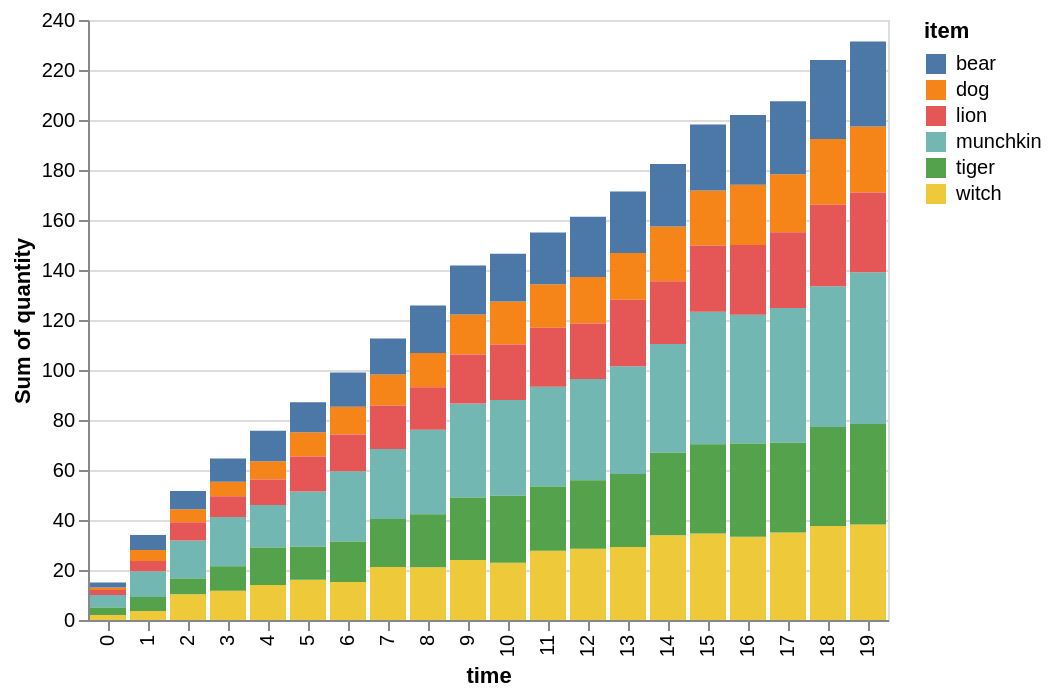

Write a Vega-Lite specification for this figure.
### Vega-Lite specification from a JSON file in a GitHub repository (floating-point values rounded to 4 significant figures)
{"$schema": "https://vega.github.io/schema/vega-lite/v5.json", "mark": "bar", "data": {"values": [{"time": 0, "quantity": 5, "item": "munchkin"}, {"time": 1, "quantity": 10.28, "item": "munchkin"}, {"time": 2, "quantity": 15.19, "item": "munchkin"}, {"time": 3, "quantity": 19.71, "item": "munchkin"}, {"time": 4, "quantity": 17.0, "item": "munchkin"}, {"time": 5, "quantity": 22.13, "item": "munchkin"}, {"time": 6, "quantity": 28.13, "item": "munchkin"}, {"time": 7, "quantity": 28.04, "item": "munchkin"}, {"time": 8, "quantity": 33.86, "item": "munchkin"}, {"time": 9, "quantity": 37.61, "item": "munchkin"}, {"time": 10, "quantity": 38.3, "item": "munchkin"}, {"time": 11, "quantity": 39.94, "item": "munchkin"}, {"time": 12, "quantity": 40.53, "item": "munchkin"}, {"time": 13, "quantity": 43.08, "item": "munchkin"}, {"time": 14, "quantity": 43.59, "item": "munchkin"}, {"time": 15, "quantity": 53.06, "item": "munchkin"}, {"time": 16, "quantity": 51.5, "item": "munchkin"}, {"time": 17, "quantity": 53.91, "item": "munchkin"}, {"time": 18, "quantity": 56.3, "item": "munchkin"}, {"time": 19, "quantity": 60.65, "item": "munchkin"}, {"time": 0, "quantity": 2, "item": "witch"}, {"time": 1, "quantity": 3.624, "item": "witch"}, {"time": 2, "quantity": 10.31, "item": "witch"}, {"time": 3, "quantity": 11.73, "item": "witch"}, {"time": 4, "quantity": 13.99, "item": "witch"}, {"time": 5, "quantity": 16.13, "item": "witch"}, {"time": 6, "quantity": 15.19, "item": "witch"}, {"time": 7, "quantity": 21.19, "item": "witch"}, {"time": 8, "quantity": 21.13, "item": "witch"}, {"time": 9, "quantity": 24.02, "item": "witch"}, {"time": 10, "quantity": 22.87, "item": "witch"}, {"time": 11, "quantity": 27.68, "item": "witch"}, {"time": 12, "quantity": 28.46, "item": "witch"}, {"time": 13, "quantity": 29.21, "item": "witch"}, {"time": 14, "quantity": 33.93, "item": "witch"}, {"time": 15, "quantity": 34.63, "item": "witch"}, {"time": 16, "quantity": 33.3, "item": "witch"}, {"time": 17, "quantity": 34.96, "item": "witch"}, {"time": 18, "quantity": 37.59, "item": "witch"}, {"time": 19, "quantity": 38.21, "item": "witch"}, {"time": 0, "quantity": 1, "item": "dog"}, {"time": 1, "quantity": 4.408, "item": "dog"}, {"time": 2, "quantity": 5.193, "item": "dog"}, {"time": 3, "quantity": 5.8, "item": "dog"}, {"time": 4, "quantity": 7.3, "item": "dog"}, {"time": 5, "quantity": 9.727, "item": "dog"}, {"time": 6, "quantity": 11.1, "item": "dog"}, {"time": 7, "quantity": 12.42, "item": "dog"}, {"time": 8, "quantity": 13.71, "item": "dog"}, {"time": 9, "quantity": 15.97, "item": "dog"}, {"time": 10, "quantity": 17.19, "item": "dog"}, {"time": 11, "quantity": 17.4, "item": "dog"}, {"time": 12, "quantity": 18.58, "item": "dog"}, {"time": 13, "quantity": 18.74, "item": "dog"}, {"time": 14, "quantity": 21.89, "item": "dog"}, {"time": 15, "quantity": 22.02, "item": "dog"}, {"time": 16, "quantity": 24.13, "item": "dog"}, {"time": 17, "quantity": 23.23, "item": "dog"}, {"time": 18, "quantity": 26.32, "item": "dog"}, {"time": 19, "quantity": 26.39, "item": "dog"}, {"time": 0, "quantity": 2, "item": "lion"}, {"time": 1, "quantity": 4.031, "item": "lion"}, {"time": 2, "quantity": 7.278, "item": "lion"}, {"time": 3, "quantity": 8.3, "item": "lion"}, {"time": 4, "quantity": 10.19, "item": "lion"}, {"time": 5, "quantity": 13.99, "item": "lion"}, {"time": 6, "quantity": 14.71, "item": "lion"}, {"time": 7, "quantity": 17.38, "item": "lion"}, {"time": 8, "quantity": 17.0, "item": "lion"}, {"time": 9, "quantity": 19.58, "item": "lion"}, {"time": 10, "quantity": 22.13, "item": "lion"}, {"time": 11, "quantity": 23.64, "item": "lion"}, {"time": 12, "quantity": 22.13, "item": "lion"}, {"time": 13, "quantity": 26.59, "item": "lion"}, {"time": 14, "quantity": 25.04, "item": "lion"}, {"time": 15, "quantity": 26.46, "item": "lion"}, {"time": 16, "quantity": 27.86, "item": "lion"}, {"time": 17, "quantity": 30.24, "item": "lion"}, {"time": 18, "quantity": 32.61, "item": "lion"}, {"time": 19, "quantity": 31.96, "item": "lion"}, {"time": 0, "quantity": 3, "item": "tiger"}, {"time": 1, "quantity": 5.624, "item": "tiger"}, {"time": 2, "quantity": 6.31, "item": "tiger"}, {"time": 3, "quantity": 9.727, "item": "tiger"}, {"time": 4, "quantity": 14.99, "item": "tiger"}, {"time": 5, "quantity": 13.13, "item": "tiger"}, {"time": 6, "quantity": 16.19, "item": "tiger"}, {"time": 7, "quantity": 19.19, "item": "tiger"}, {"time": 8, "quantity": 21.13, "item": "tiger"}, {"time": 9, "quantity": 25.02, "item": "tiger"}, {"time": 10, "quantity": 26.87, "item": "tiger"}, {"time": 11, "quantity": 25.68, "item": "tiger"}, {"time": 12, "quantity": 27.46, "item": "tiger"}, {"time": 13, "quantity": 29.21, "item": "tiger"}, {"time": 14, "quantity": 32.93, "item": "tiger"}, {"time": 15, "quantity": 35.63, "item": "tiger"}, {"time": 16, "quantity": 37.3, "item": "tiger"}, {"time": 17, "quantity": 35.96, "item": "tiger"}, {"time": 18, "quantity": 39.59, "item": "tiger"}, {"time": 19, "quantity": 40.21, "item": "tiger"}, {"time": 0, "quantity": 2, "item": "bear"}, {"time": 1, "quantity": 6.031, "item": "bear"}, {"time": 2, "quantity": 7.278, "item": "bear"}, {"time": 3, "quantity": 9.3, "item": "bear"}, {"time": 4, "quantity": 12.19, "item": "bear"}, {"time": 5, "quantity": 11.99, "item": "bear"}, {"time": 6, "quantity": 13.71, "item": "bear"}, {"time": 7, "quantity": 14.38, "item": "bear"}, {"time": 8, "quantity": 19.0, "item": "bear"}, {"time": 9, "quantity": 19.58, "item": "bear"}, {"time": 10, "quantity": 19.13, "item": "bear"}, {"time": 11, "quantity": 20.64, "item": "bear"}, {"time": 12, "quantity": 24.13, "item": "bear"}, {"time": 13, "quantity": 24.59, "item": "bear"}, {"time": 14, "quantity": 25.04, "item": "bear"}, {"time": 15, "quantity": 26.46, "item": "bear"}, {"time": 16, "quantity": 27.86, "item": "bear"}, {"time": 17, "quantity": 29.24, "item": "bear"}, {"time": 18, "quantity": 31.61, "item": "bear"}, {"time": 19, "quantity": 33.96, "item": "bear"}]}, "encoding": {"color": {"field": "item", "type": "nominal"}, "x": {"field": "time", "type": "ordinal"}, "y": {"field": "quantity", "aggregate": "sum", "type": "quantitative"}}}
